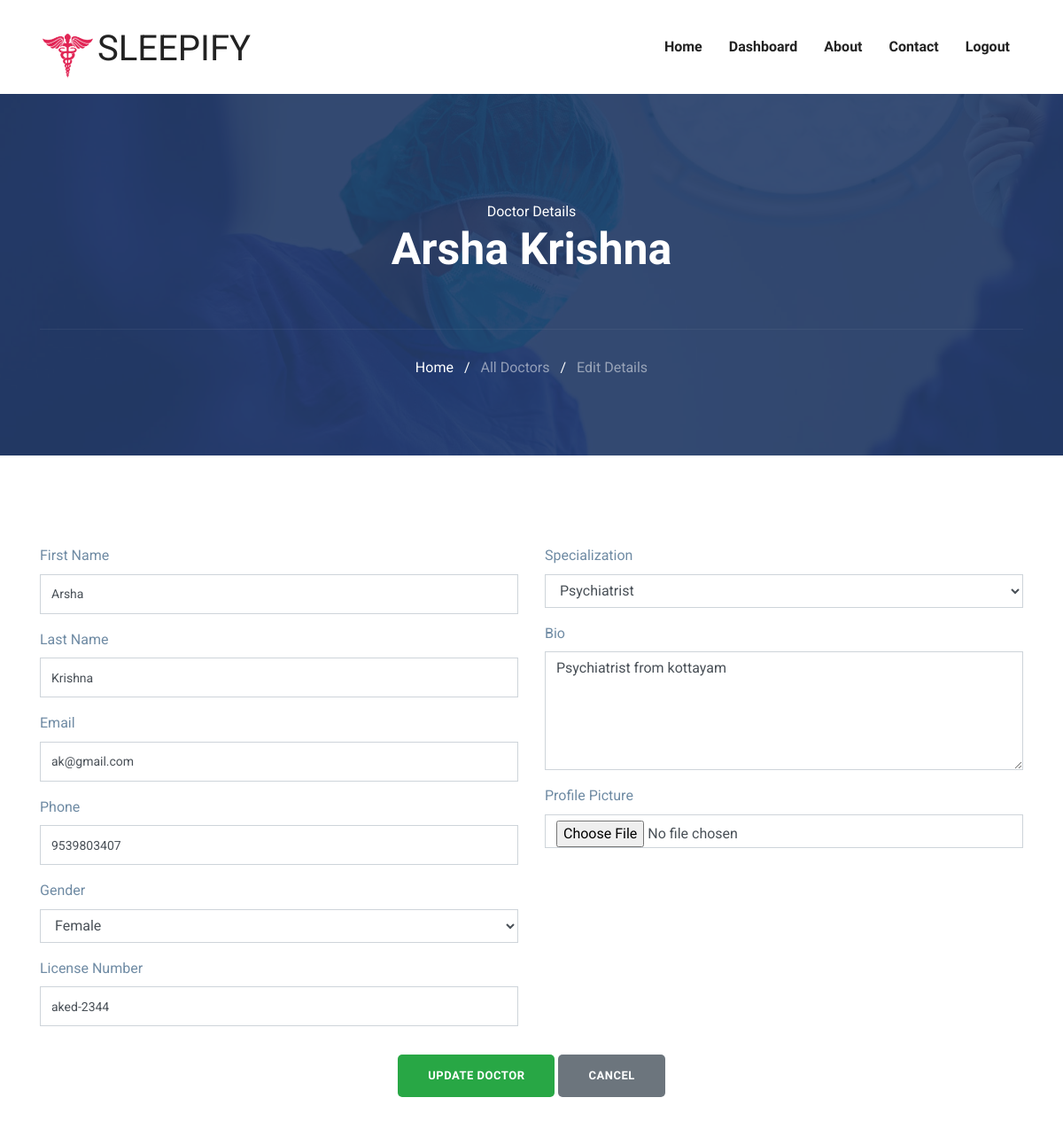
Screenshot of /doctor/doctorProfileEdit/ (signed in) with the database file from the repository.
### users/models.py (models this page shows, shortened)
class Doctor(models.Model):
    fname = models.CharField(max_length=150)
    lname = models.CharField(max_length=150)
    email = models.EmailField( max_length=150,unique=True)
    phone = models.CharField(max_length=15,unique=True,null=True,blank=True)
    gender_choices = (("Male","Male"),("Female","Female"))
    gender = models.CharField(max_length=20,default=None,null=True,blank=True,choices=gender_choices)
    password = models.CharField(max_length=150)
    license = models.CharField(default=None,max_length=255)
    SPECIALIST_CHOICES = (
    ("Neurologist", "Neurologist"),
    ("Psychiatrist", "Psychiatrist"),
    ("Primary Care Physician", "Primary Care Physician"),
    ("Sleep Specialist", "Sleep Specialist"),
    )
    specialization = models.CharField(max_length=50, default=None, null=True, blank=True, choices=SPECIALIST_CHOICES)
    stts = models.BooleanField(default=False)
    created_on = models.DateField(auto_now_add=True)
    profile_picture = models.ImageField(upload_to='doctor_profiles/', default='default/default.jpg', blank=True,null=True)
    bio = models.TextField(null=True, blank=True)

### doctor/views.py (the view, shortened to what this page needs)
# urls.py: path('doctorProfileEdit/',views.doctorProfileEdit,name="doctorProfileEdit"),
@doctor_login_required()
def doctorProfileEdit(request):
    doctor = get_object_or_404(Doctor, id=request.session['doctor_id'])
    return render(request, 'doctor/doctor-edit.html', {'doctor': doctor})

### templates/doctor/doctor-edit.html (shortened to what this page needs)
{% extends "../base.html" %}
{% load static %}
{% block body %}
{% include "doctor/nav.html" %}
<section class="page-title bg-1">
    <div class="container">
      <div class="row">
        <div class="col-md-12">
          <div class="block text-center">
            <span class="text-white">Doctor Details</span>
            <h1 class="text-capitalize mb-5 text-lg">{{doctor.fname}} {{doctor.lname}}</h1>
            <ul class="list-inline breadcumb-nav">
                <li class="list-inline-item"><a href="{% url 'doctorHome' %}" class="text-white">Home</a></li>
                <li class="list-inline-item"><span class="text-white">/</span></li>
                <li class="list-inline-item"><a href="{% url 'doctorProfile' %}" class="text-white-50">All Doctors</a></li>
                <li class="list-inline-item"><span class="text-white">/</span></li>
                <li class="list-inline-item"><a href="#" class="text-white-50">Edit Details</a></li>
              </ul>
          </div>
        </div>
      </div>
    </div>
  </section>
  <section class="section doctor-single">
    <div class="container">
            <form method="POST" action="" enctype="multipart/form-data">
                <div class="row">
                    <div class="col-md-6">
                        <div class="mb-3">
                            <label>First Name</label>
                            <input type="text" name="fname" class="form-control" value="{{ doctor.fname }}" required>
                        </div>
                        <div class="mb-3">
                            <label>Last Name</label>
                            <input type="text" name="lname" class="form-control" value="{{ doctor.lname }}" required>
                        </div>
                        <div class="mb-3">
                            <label>Email</label>
                            <input type="email" name="email" class="form-control" value="{{ doctor.email }}" required>
                        </div>
                        <div class="mb-3">
                            <label>Phone</label>
                            <input type="text" name="phone" class="form-control" value="{{ doctor.phone }}">
                        </div>
                        <div class="mb-3">
                            <label>Gender</label>
                            <select name="gender" class="form-control">
                                <option value="Female" {% if doctor.gender == "Female" %}selected{% endif %}>Female</option>
                            </select>
                        </div>
                        <div class="mb-3">
                            <label>License Number</label>
                            <input type="text" name="license" class="form-control" value="{{ doctor.license }}" required>
                        </div>
                    </div>
                    <div class="col-md-6">
                        <div class="mb-3">
                            <label>Specialization</label>
                            <select name="specialization" class="form-control">
                                <option value="Psychiatrist" {% if doctor.specialization == "Psychiatrist" %}selected{% endif %}>Psychiatrist</option>
                            </select>
                        </div>
                        <div class="mb-3">
                            <label>Bio</label>
                            <textarea name="bio" class="form-control" rows="5">{{ doctor.bio }}</textarea>
                        </div>
                        <div class="mb-3">
                            <label>Profile Picture</label>
                            <input type="file" name="profile" class="form-control">
                        </div>
                    </div>
                </div>
                <div class="row mt-3">
                    <div class="col text-center">
                        <button type="submit" class="btn btn-success">Update Doctor</button>
                        <a href="{% url 'doctorProfile' %}"  class="btn btn-secondary">Cancel</a>
                    </div>
                </div>
            </form>
    </div>
</section>
{% endblock body %}

### static/css/style.css (style rules this page uses)
html { overflow-x: hidden; }
body { line-height: 1.6; font-family: "Roboto", sans-serif; -webkit-font-smoothing: antialiased; font-size: 16px; color: #6F8BA4; font-weight: 400; }
h1, .h1, h2, .h2, h3, .h3, h4, .h4, h5, .h5, h6, .h6 { font-family: "Exo", sans-serif; font-weight: 700; color: #222; }
h1, .h1 { font-size: 2.5rem; }
input[type="email"], input[type="password"], input[type="text"], input[type="tel"] { box-shadow: none; height: 45px; outline: none; font-size: 14px; }
.form-control { box-shadow: none; border-radius: 0; }
.btn { display: inline-block; font-size: 14px; font-size: 0.8125rem; font-weight: 700; letter-spacing: .5px; padding: .75rem 2rem; font-family: "Exo", sans-serif; text-transform: uppercase; border-radius: 5px; border: 2px solid transparent; transition: all .35s ease; }
.section { padding: 100px 0; }
.text-lg { font-size: 3.75rem; }
a { color: #222; text-decoration: none; transition: all .35s ease; }
.page-title { padding: 120px 0px 70px 0px; position: relative; }
.page-title .block h1 { color: #fff; }
.page-title .breadcumb-nav { margin-top: 60px; padding-top: 30px; border-top: 1px solid rgba(255, 255, 255, 0.06); }
.text-lg { font-size: 50px; }
.bg-1 { background: url("../images/22.jpg") no-repeat 50% 50%; background-size: cover; position: relative; }

### rows the page displays
Doctor: fname "Arsha", lname "Krishna", email "ak@gmail.com", phone "9539803407", gender "Female", license "aked-2344", specialization "Psychiatrist", bio "Psychiatrist from kottayam"
